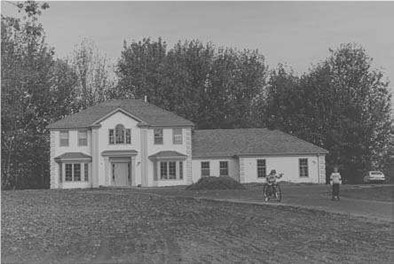
%> input picture casa.jpg, 394 x 264 px
$ octave histo.m   (GNU Octave 9; MATLAB toolbox functions it lacks are replaced by stand-ins)
%> lines starting %> are read from the running program, lines starting %| are printed output that depends on the picture
clear all
im = imread('casa.jpg');
%> im is the input picture: size 264x394 uint8; min 40, max 239, mean 118.1
figure(1);
h=zeros(256,1);
imagesc(im);
colormap('gray');
[l,c]=size(im);
%> l = 264; c = 394

for i=0:255
    [num,aux]=size(find(im==i));
    h(i+1)=num;
end
%> this loop made 256 passes
%> num on passes 1 to 3: 0, 0, 0
%> after the loop, h = 256 values, max 2929 at index 176, min 0 at index 1, mean 406.3

h=h/(l*c);
%> h = 256 values, max 0.0282 at index 176, min 0 at index 1, mean 0.00391
figure(2);
bar(h);
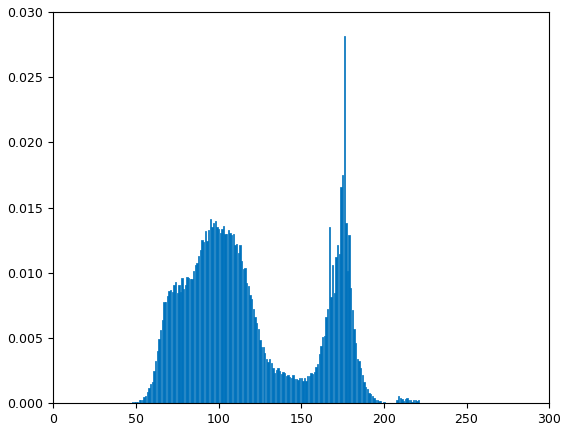
%> figure redrawn from the program's plot data; tallest bar 0.0282 high, from x = 175.6 to 176.4

$ run again, with digital.jpg copied over casa.jpg
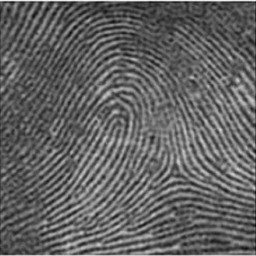
%> input picture digital.jpg, 256 x 256 px
%> im is the input picture: size 256x256 uint8; min 8, max 243, mean 99
%> the loop `for i=0:255` made 256 passes
%> num on passes 1 to 3: 0, 0, 0
%> after the loop `for i=0:255`: h = 256 values, max 820 at index 78, min 0 at index 1, mean 256
%> `h=h/(l*c);`: h = 256 values, max 0.0125 at index 78, min 0 at index 1, mean 0.00391
%> `bar(h);`:
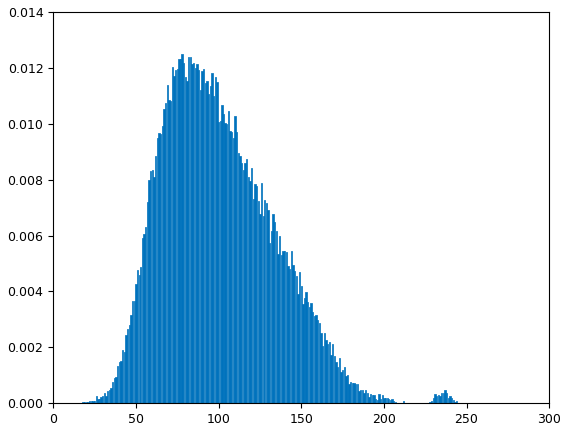
%> figure redrawn from the program's plot data; tallest bar 0.0125 high, from x = 77.6 to 78.4
